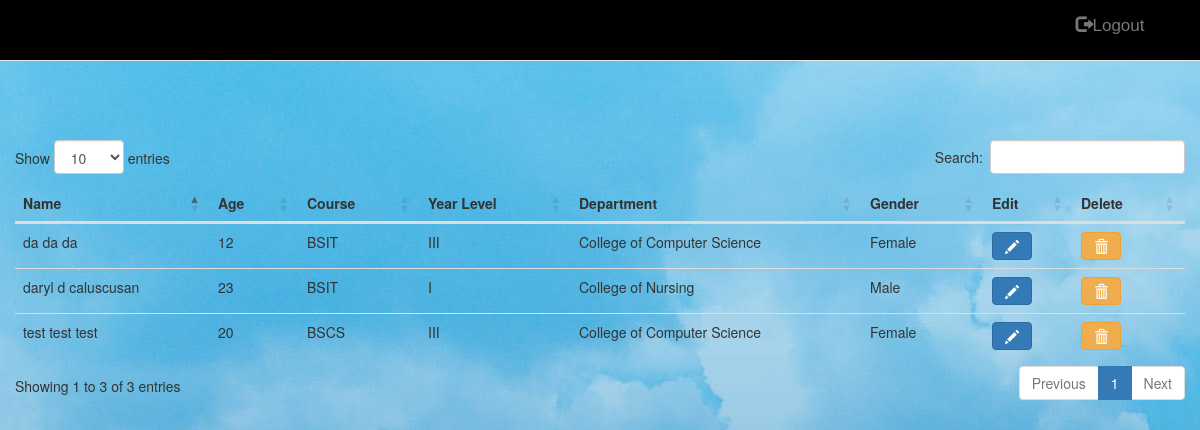
The app's page /admin/index.php with its own data.
### tables this page shows
CREATE TABLE IF NOT EXISTS `user` (
  `user_id` int(11) NOT NULL AUTO_INCREMENT,
  `type_id` int(11) NOT NULL,
  `lname` varchar(50) NOT NULL,
  `fname` varchar(50) NOT NULL,
  `mname` varchar(50) NOT NULL,
  `age` int(11) NOT NULL,
  `course` varchar(50) NOT NULL,
  `year_level` varchar(10) NOT NULL,
  `department` varchar(50) NOT NULL,
  `username` varchar(255) NOT NULL,
  `password` varchar(255) NOT NULL,
  `terms` int(11) NOT NULL,
  `gender` varchar(10) DEFAULT NULL,
  PRIMARY KEY (`user_id`)
);

### admin/index.php (the view, shortened to what this page needs)
<?php
include '../inc/database.php';
include '../inc/header.php';
include '../inc/nav2.php';
$query = "SELECT * FROM user";
$result = $db->query($query);
?>
     <div class="row">
          <div class="col-sm-12 col-md-12" style="padding: 20px;">
          </div>
          <div class="row" id="result">
          </div>
          <div class="content">
            <table border="0" class="table" id="main-table">
              <thead>
                  <tr>
                <th id="name">Name</th>
                <th id="age">Age</th>
                <th id="course">Course</th>
                <th id="year">Year Level</th>
                <th id="department">Department</th>
                <th id="gender">Gender</th>
                <th>Edit</th>
                <th>Delete</th>
                  </tr>
              </thead>
        <tbody>
              <?php while($rows = $result->fetch()){?>
              <tr>
                <td><?php echo $rows['fname'].' '.$rows['mname'].' '.$rows['lname'];?></td>
                <td><?php echo $rows['age'];?></td>
                <td><?php echo $rows['course'];?></td>
                <td><?php echo $rows['year_level'];?></td>
                <td><?php echo $rows['department'];?></td>
                <td><?php echo $rows['gender'];?></td>
                <td><a href="../update/index.php?id=<?php echo $rows['user_id'];?>" class="btn btn-primary"><span class="glyphicon glyphicon-pencil"></span></a></td>
                <td><a onclick="del(<?php echo $rows['user_id']; ?>)" id="delete" class="btn btn-warning"><span class="glyphicon glyphicon-trash"></span></a></td>
              </tr>
              <?php }?>
              </tbody>
            </table>
          </div>
        </div>
     </div>
  <?php include '../inc/footer.php';?>

### CSS/Layout.css (style rules this page uses)
body { margin:0; padding:0; background-image:url(../pictures/image.jpg); }

### records on screen
user: fname "daryl", mname "d", lname "caluscusan", age "23", course "BSIT", year_level "I", department "College of Nursing", gender "Male"
user: fname "test", mname "test", lname "test", age "20", course "BSCS", year_level "III", department "College of Computer Science", gender "Female"
user: fname "da", mname "da", lname "da", age "12", course "BSIT", year_level "III", department "College of Computer Science", gender "Female"
